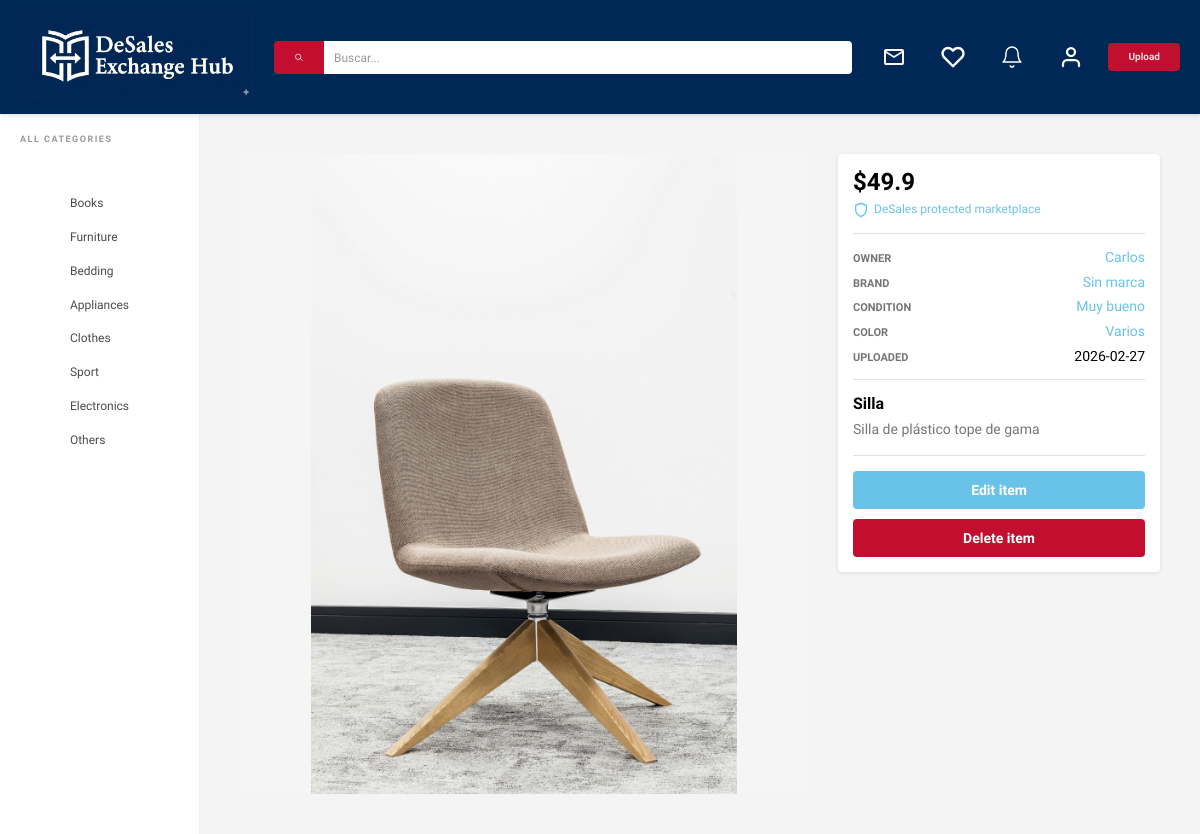
The app's page /item/4 (signed in), older data.
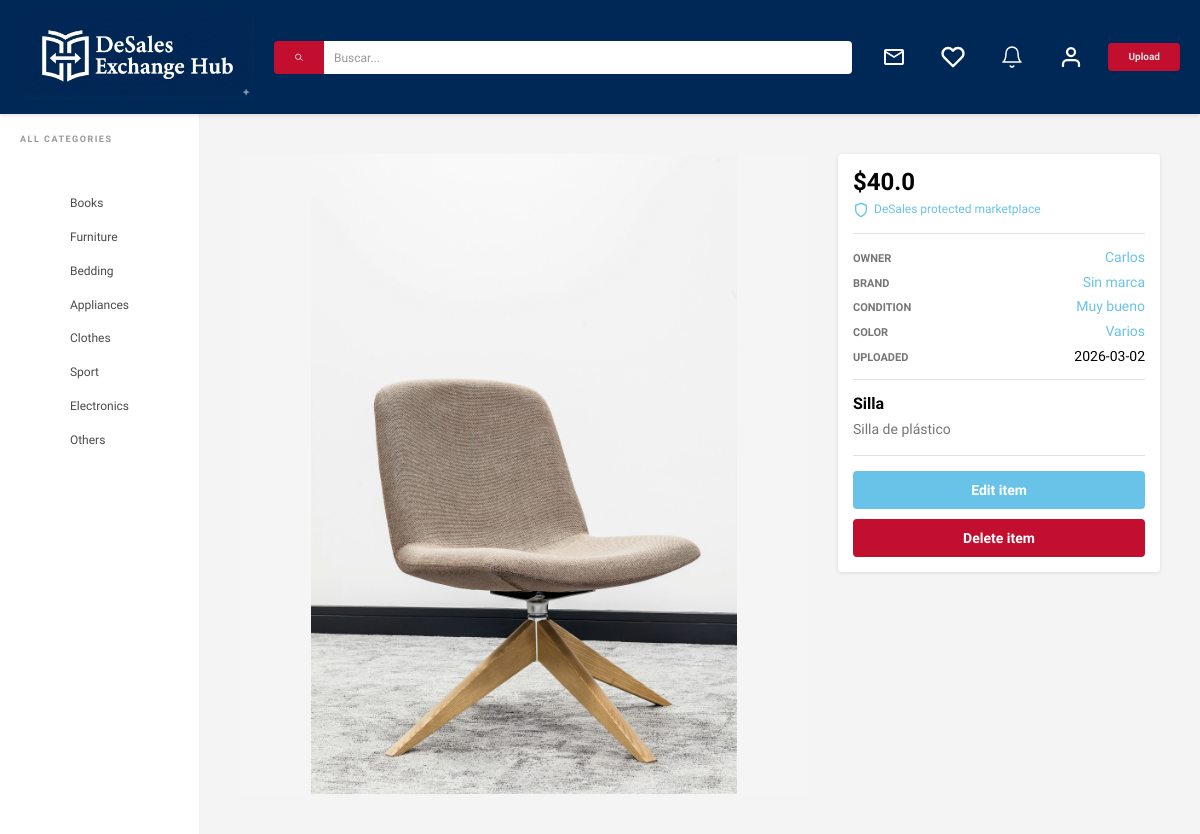
The same page, newer data.
### models.py (models this page shows, shortened)
class ItemImage(db.Model):
    id = db.Column(db.Integer, primary_key=True)
    image_url = db.Column(db.String(200), nullable=False)
    item_id = db.Column(db.Integer, db.ForeignKey('item.id'), nullable=False)

class Item(db.Model):
    id = db.Column(db.Integer, primary_key = True, autoincrement = True)
    name = db.Column(db.String(50), nullable = False)
    description = db.Column(db.String(400), nullable = False)
    price = db.Column(db.Float, nullable = False)
    category = db.Column(db.String(20), nullable = False)
    created_at = db.Column(db.DateTime, nullable = False, default = db.func.current_timestamp())
    user_id = db.Column(db.Integer, db.ForeignKey('user.id'), nullable = False)
    images = db.relationship('ItemImage', backref='item', lazy=True)
    favorited_by = db.relationship('User', secondary='favorite', back_populates='favorite_items', lazy=True)

class User(db.Model):
    id = db.Column(db.Integer, primary_key = True)
    username = db.Column(db.String(20), unique = False, nullable = False)
    email = db.Column(db.String(120), unique = True, nullable = False)
    password = db.Column(db.String(255), nullable = False)
    is_active = db.Column(db.Boolean, default=False, nullable=False)
    items = db.relationship('Item', backref = 'owner', lazy = True)
    favorite_items = db.relationship('Item', secondary='favorite', back_populates='favorited_by', lazy=True)
    country = db.Column(db.String(20), nullable = True, default = "")
    city = db.Column(db.String(20), nullable = True, default = "")
    description = db.Column(db.String(400), nullable = True, default = "")
    photo_url = db.Column(db.String(200), nullable = True, default = "")

### app.py (the view)
@app.route("/item/<int:item_id>")
def item(item_id):
    user = get_current_user_from_session()
    if not user:
        return redirect(url_for("login"))
    item = Item.query.get_or_404(item_id)
    similar_items = Item.query.filter_by(category=item.category).filter(Item.id != item.id).limit(10).all()
    favorite_item_ids = {favorite_item.id for favorite_item in user.favorite_items}
    return render_template('item.html', item=item, similar_items=similar_items, favorite_item_ids=favorite_item_ids)

### app.py (called while the page is built, shortened)
def get_current_user_from_session():
    user_id = session.get("user_id")
    if user_id is not None:
        user = db.session.get(User, user_id)
        if user:
            session["user_id"] = user.id
            session["username"] = user.username
            return user

### templates/item.html (shortened to what this page needs)
{% extends 'base.html' %}
{% block content %}
    <div class="item-contenido">
        <section class="item-main">
            <div class="item-detail-image-container">
                {% if item.images and item.images|length > 0 %}
                    <div class="carousel-container">
                        <div class="carousel-track">
                            {% for image in item.images %}
                                <div class="carousel-slide">
                                    <img class="item-detail-imagen" src="{{ url_for('static', filename=image.image_url) }}" alt="{{ item.name }} - Image {{ loop.index }}">
                                </div>
                            {% endfor %}
                        </div>
                    </div>
                {% endif %}
            </div>
        </section>
        <aside class="item-sidebar">
            <div class="item-details-card">
                <div class="item-price-box">
                    <h2 class="item-price">${{ item.price }}</h2>
                    <span class="item-protection-info">
                        <svg width="16" height="16" viewBox="0 0 24 24" fill="none" stroke="currentColor" stroke-width="2"><path d="M12 22s8-4 8-10V5l-8-3-8 3v7c0 6 8 10 8 10z"/></svg>
                        DeSales protected marketplace
                    </span>
                </div>
                <div class="divider"></div>
                <div class="item-specs">
                    <div class="spec-row">
                        <span class="spec-label">Owner</span>
                        <span class="spec-value action-text">{{ item.owner.username }}</span>
                    </div>
                    <div class="spec-row">
                        <span class="spec-label">Brand</span>
                        <span class="spec-value action-text">Sin marca</span>
                    </div>
                    <div class="spec-row">
                        <span class="spec-label">Condition</span>
                        <span class="spec-value action-text">Muy bueno</span>
                    </div>
                    <div class="spec-row">
                        <span class="spec-label">Color</span>
                        <span class="spec-value action-text">Varios</span>
                    </div>
                    <div class="spec-row">
                        <span class="spec-label">Uploaded</span>
                        <span class="spec-value">{{ item.created_at.strftime('%Y-%m-%d') }}</span>
                    </div>
                </div>
                <div class="divider"></div>
                <h1 class="item-title">{{ item.name }}</h1>
                <p class="item-description">{{ item.description }}</p>
                <div class="divider"></div>
                {% if item.owner.id != session['user_id'] %}
                    <div class="item-actions">
                        <a class="btn btn-primary">Purchase now</a>
                        <a
                            href="{{ url_for('messages', user_id=item.owner.id, item_id=item.id, intent='offer') }}"
                            class="btn btn-outline"
                        >
                            Make an offer
                        </a>
                        <a
                            href="{{ url_for('messages', user_id=item.owner.id, item_id=item.id, intent='message') }}"
                            class="btn btn-outline"
                        >
                            Send a message
                        </a>
                        <a class="btn btn-outline favorite-btn {% if item.id in favorite_item_ids %}active{% endif %}" data-item-id="{{ item.id }}" data-is-favorite="{% if item.id in favorite_item_ids %}true{% else %}false{% endif %}" data-favorite-text="true">
                            {% if item.id in favorite_item_ids %}Remove from favorites{% else %}Add to favorites{% endif %}
                        </a>
                    </div>
                {% else %}
                    <div class="item-actions">
                        <a href="{{ url_for('edit_item', item_id=item.id) }}" class="btn btn-primary">Edit item</a>
                        <a href="{{url_for('delete', item_id=item.id)}}" class="btn btn-rojo">Delete item</a>
                    </div>
                {% endif %}
            </div>
        </aside>
    </div>
{% endblock %}

### templates/base.html (shortened to what this page needs)
<!DOCTYPE html>
<html lang="en">
<head>
    <link rel="stylesheet" href="{{ url_for('static', filename='css/app.css') }}">
</head>
<body>
    <nav class="nav">
        <div class="nav-content">
            <a href="/dashboard" class="nav-logo">
                <img src="{{ url_for('static', filename='img/assets/DEH logo letras blanco.png') }}" alt="Desales Exchange Hub Logo">
            </a>
            <form action="" class="search-form">
                <button type="submit" class="search-btn">
                    <img src="{{ url_for('static', filename='img/assets/search-white-on-red.svg') }}" alt="Buscar">
                </button>
                <input type="text" placeholder="Buscar...">
            </form>
            <div class="nav-buttons">
                <a href="{{ url_for('messages') }}" class="nav-icon">
                    <img src="{{ url_for('static', filename='img/assets/mail.svg') }}" alt="Mensajes">
                </a>
                <a href="{{ url_for('favItems') }}" class="nav-icon">
                    <img src="{{ url_for('static', filename='img/assets/WhiteHeart.svg') }}" alt="Favoritos">
                </a>
                <a href="#" class="nav-icon">
                    <img src="{{ url_for('static', filename='img/assets/Bell.svg') }}" alt="Notificaciones">
                </a>
                <a href="{{ url_for('profile') }}" class="nav-icon">
                    <img src="{{ url_for('static', filename='img/assets/User.svg') }}" alt="Perfil">
                </a>
                <a href="{{ url_for('upload') }}" class="upload-button">Upload</a>
            </div>
        </div>
    </nav>
    <div class="layout-container">
        <aside class="sidebar">
            <div class="sidebar-header">
                <h3>All Categories</h3>
            </div>
            <div class="scroll-container">
                <ul class="lista-enlaces" id="categoryList">
                    <li><a href="#">Books</a></li>
                    <li><a href="#">Furniture</a></li>
                    <li><a href="#">Bedding</a></li>
                    <li><a href="#">Appliances</a></li>
                    <li><a href="#">Clothes</a></li>
                    <li><a href="#">Sport</a></li>
                    <li><a href="#">Electronics</a></li>
                    <li><a href="#">Others</a></li>
                </ul>
            </div>
        </aside>
        <main class="main-content">
            {% block content %}
            {% endblock %}
        </main>
    </div>
</body>
</html>

Row changes from the older to the newer data that the page shows:
changed Item "Silla": price "49.9" → "40.0"; created_at "2026-02-27" → "2026-03-02"; description "Silla de plástico tope de gama" → "Silla de plástico"
